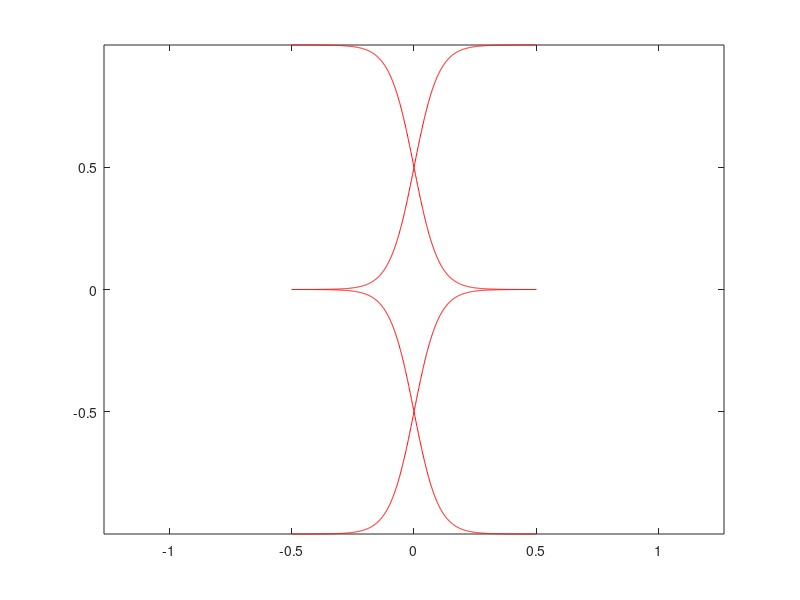

Source code (MATLAB):
%Plots a superellipse
x=-0.5:0.001:0.5;

a=0.01;
b=0.01;
n=2 %0<n<1: concave star; n=1: rhombus; 1<n<2: bulged rhombus; n=2: ellipse; n>2: rounded rectangle

y=b*(1-(x./a).^(n)).^(1/n);


y = 1-0.5*(1+tanh(x/0.1));

plot(x,y,'r',x,-y,'r',-x,y,'r',-x,-y,'r')
axis equal


